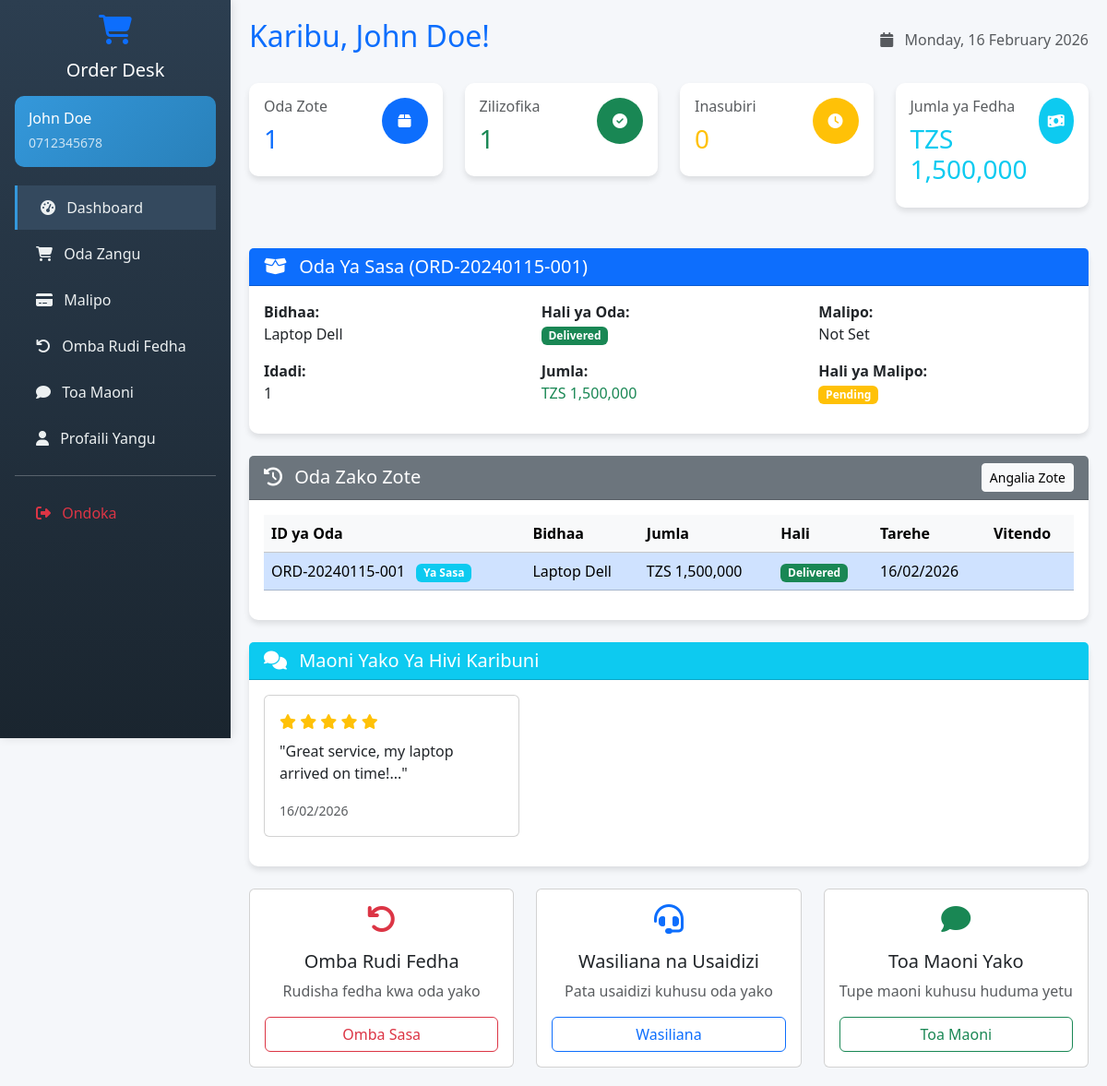
Page /customer_dashboard.php (signed in) on the committed database.
### tables this page shows
CREATE TABLE customers (
    id INT AUTO_INCREMENT PRIMARY KEY,
    name VARCHAR(100) NOT NULL,
    phone VARCHAR(20) UNIQUE NOT NULL,
    email VARCHAR(100),
    address TEXT,
    password VARCHAR(255),
    role ENUM('customer','admin') DEFAULT 'customer',
    date_created TIMESTAMP DEFAULT CURRENT_TIMESTAMP
);

CREATE TABLE orders (
    id INT AUTO_INCREMENT PRIMARY KEY,
    order_id VARCHAR(50) UNIQUE NOT NULL,
    customer_id INT NOT NULL,
    customer_name VARCHAR(100) NOT NULL,
    phone VARCHAR(20) NOT NULL,
    product_name VARCHAR(100) NOT NULL,
    quantity INT DEFAULT 1,
    unit_price DECIMAL(10,2) NOT NULL,
    total_price DECIMAL(10,2) NOT NULL,
    status ENUM('Processing','Shipped','Delivered','Cancelled') DEFAULT 'Processing',
    description TEXT,
    date_created TIMESTAMP DEFAULT CURRENT_TIMESTAMP,
    FOREIGN KEY (customer_id) REFERENCES customers(id) ON DELETE CASCADE
);

CREATE TABLE feedback (
    id INT AUTO_INCREMENT PRIMARY KEY,
    customer_phone VARCHAR(20),
    rating INT DEFAULT 5,
    message TEXT,
    date_created TIMESTAMP DEFAULT CURRENT_TIMESTAMP
);

### customer_dashboard.php (the view, shortened to what this page needs)
<?php
require 'db.php';
$customer_id = $_SESSION['customer_id'];
$order_id = $_SESSION['order_id'] ?? '';
$stmt = $conn->prepare("SELECT * FROM customers WHERE id = ?");
$stmt->execute([$customer_id]);
$customer = $stmt->fetch();
$current_order = null;
if (!empty($order_id)) {
    $order_stmt = $conn->prepare("
        SELECT o.*,
               COALESCE(p.payment_method, 'Not Set') as payment_method,
               COALESCE(p.status, 'Pending') as payment_status
        FROM orders o
        LEFT JOIN payments p ON o.order_id = p.order_id
        WHERE o.order_id = ? AND o.phone = ?
    ");
    $order_stmt->execute([$order_id, $customer['phone']]);
    $current_order = $order_stmt->fetch();
}
$all_orders_stmt = $conn->prepare("
    SELECT * FROM orders
    WHERE phone = ?
    ORDER BY date_created DESC
");
$all_orders_stmt->execute([$customer['phone']]);
$all_orders = $all_orders_stmt->fetchAll();
$feedback_stmt = $conn->prepare("
    SELECT * FROM feedback
    WHERE customer_phone = ?
    ORDER BY date_created DESC
    LIMIT 3
");
$feedback_stmt->execute([$customer['phone']]);
$feedbacks = $feedback_stmt->fetchAll();
$total_orders = count($all_orders);
$delivered_orders = 0;
$pending_orders = 0;
$total_spent = 0;
foreach ($all_orders as $order) {
    if ($order['status'] == 'Delivered') {
        $delivered_orders++;
    }
    $total_spent += $order['total_price'];
}
?>
<!DOCTYPE html>
<html lang="sw">
<head>
    <link href="https://cdn.jsdelivr.net/npm/bootstrap@5.3.3/dist/css/bootstrap.min.css" rel="stylesheet">
    <link href="https://cdnjs.cloudflare.com/ajax/libs/font-awesome/6.4.0/css/all.min.css" rel="stylesheet">
</head>
<body>
    <div class="sidebar">
        <div class="p-3">
            <div class="text-center mb-3">
                <i class="fas fa-shopping-cart fa-2x text-primary mb-2"></i>
                <h5 class="mt-2">Order Desk</h5>
            </div>
            <div class="user-info">
                <h6 class="mb-1"><?php echo htmlspecialchars($customer['name']); ?></h6>
                <small class="opacity-75"><?php echo $customer['phone']; ?></small>
            </div>
            <nav class="mt-3">
                <a href="customer_dashboard.php" class="active">
                    <i class="fas fa-tachometer-alt me-2"></i> Dashboard
                </a>
                <a href="my_orders.php">
                    <i class="fas fa-shopping-cart me-2"></i> Oda Zangu
                </a>
                <a href="my_payments.php">
                    <i class="fas fa-credit-card me-2"></i> Malipo
                </a>
                <a href="request_refund.php">
                    <i class="fas fa-undo me-2"></i> Omba Rudi Fedha
                </a>
                <a href="give_feedback.php">
                    <i class="fas fa-comment me-2"></i> Toa Maoni
                </a>
                <a href="profile.php">
                    <i class="fas fa-user me-2"></i> Profaili Yangu
                </a>
                <hr class="bg-light">
                <a href="customer_logout.php" class="text-danger">
                    <i class="fas fa-sign-out-alt me-2"></i> Ondoka
                </a>
            </nav>
        </div>
    </div>
    <div class="main-content">
        <div class="d-flex justify-content-between align-items-center mb-4">
            <h2 class="text-primary">Karibu, <?php echo htmlspecialchars($customer['name']); ?>!</h2>
            <div class="text-muted">
                <i class="fas fa-calendar me-2"></i>
                <?php echo date('l, j F Y'); ?>
            </div>
        </div>
        <div class="row">
            <div class="col-md-3 col-sm-6">
                <div class="card stat-card border-primary">
                    <div class="card-body">
                        <div class="d-flex justify-content-between">
                            <div>
                                <h6 class="text-muted">Oda Zote</h6>
                                <h3 class="text-primary"><?php echo $total_orders; ?></h3>
                            </div>
                            <div class="icon-circle bg-primary">
                                <i class="fas fa-box text-white"></i>
                            </div>
                        </div>
                    </div>
                </div>
            </div>
            <div class="col-md-3 col-sm-6">
                <div class="card stat-card border-success">
                    <div class="card-body">
                        <div class="d-flex justify-content-between">
                            <div>
                                <h6 class="text-muted">Zilizofika</h6>
                                <h3 class="text-success"><?php echo $delivered_orders; ?></h3>
                            </div>
                            <div class="icon-circle bg-success">
                                <i class="fas fa-check-circle text-white"></i>
                            </div>
                        </div>
                    </div>
                </div>
            </div>
            <div class="col-md-3 col-sm-6">
                <div class="card stat-card border-warning">
                    <div class="card-body">
                        <div class="d-flex justify-content-between">
                            <div>
                                <h6 class="text-muted">Inasubiri</h6>
                                <h3 class="text-warning"><?php echo $pending_orders; ?></h3>
                            </div>
                            <div class="icon-circle bg-warning">
                                <i class="fas fa-clock text-white"></i>
                            </div>
                        </div>
                    </div>
                </div>
            </div>
            <div class="col-md-3 col-sm-6">
                <div class="card stat-card border-info">
                    <div class="card-body">
                        <div class="d-flex justify-content-between">
                            <div>
                                <h6 class="text-muted">Jumla ya Fedha</h6>
                                <h3 class="text-info">TZS <?php echo number_format($total_spent, 0); ?></h3>
                            </div>
                            <div class="icon-circle bg-info">
                                <i class="fas fa-money-bill-wave text-white"></i>
                            </div>
                        </div>
                    </div>
                </div>
            </div>
        </div>
        <?php if ($current_order): ?>
        <div class="card stat-card mt-4">
            <div class="card-header bg-primary text-white">
                <h5 class="mb-0"><i class="fas fa-box-open me-2"></i> Oda Ya Sasa (<?php echo $current_order['order_id']; ?>)</h5>
            </div>
            <div class="card-body">
                <div class="row">
                    <div class="col-md-4">
                        <div class="mb-3">
                            <strong>Bidhaa:</strong><br>
                            <?php echo $current_order['product_name']; ?>
                        </div>
                        <div class="mb-3">
                            <strong>Idadi:</strong><br>
                            <?php echo $current_order['quantity']; ?>
                        </div>
                    </div>
                    <div class="col-md-4">
                        <div class="mb-3">
                            <strong>Hali ya Oda:</strong><br>
                            <span class="badge bg-<?php
                                echo $current_order['status'] == 'Delivered' ? 'success' :
                                       ($current_order['status'] == 'Shipped' ? 'info' : 'warning'); ?>">
                                <?php echo $current_order['status']; ?>
                            </span>
                        </div>
                        <div class="mb-3">
                            <strong>Jumla:</strong><br>
                            <span class="text-success">TZS <?php echo number_format($current_order['total_price'], 0); ?></span>
                        </div>
                    </div>
                    <div class="col-md-4">
                        <div class="mb-3">
                            <strong>Malipo:</strong><br>
                            <?php echo $current_order['payment_method']; ?>
                        </div>
                        <div class="mb-3">
                            <strong>Hali ya Malipo:</strong><br>
                            <span class="badge bg-<?php
                                echo $current_order['payment_status'] == 'Approved' ? 'success' : 'warning'; ?>">
                                <?php echo $current_order['payment_status']; ?>
                            </span>
                        </div>
                    </div>
                </div>
            </div>
        </div>
        <?php endif; ?>
        <div class="card stat-card mt-4">
            <div class="card-header bg-secondary text-white">
                <div class="d-flex justify-content-between align-items-center">
                    <h5 class="mb-0"><i class="fas fa-history me-2"></i> Oda Zako Zote</h5>
                    <a href="my_orders.php" class="btn btn-sm btn-light">Angalia Zote</a>
                </div>
            </div>
            <div class="card-body">
                <?php if (count($all_orders) > 0): ?>
                <div class="table-responsive">
                    <table class="table table-hover">
                        <thead class="table-light">
                            <tr>
                                <th>ID ya Oda</th>
                                <th>Bidhaa</th>
                                <th>Jumla</th>
                                <th>Hali</th>
                                <th>Tarehe</th>
                                <th>Vitendo</th>
                            </tr>
                        </thead>
                        <tbody>
                            <?php foreach ($all_orders as $order): ?>
                            <tr <?php echo ($order['order_id'] == $order_id) ? 'class="table-primary"' : ''; ?>>
                                <td>
                                    <?php echo $order['order_id']; ?>
                                    <?php if ($order['order_id'] == $order_id): ?>
                                    <span class="badge bg-info ms-2">Ya Sasa</span>
                                    <?php endif; ?>
                                </td>
                                <td><?php echo $order['product_name']; ?></td>
                                <td>TZS <?php echo number_format($order['total_price'], 0); ?></td>
                                <td>
                                    <span class="badge bg-<?php
                                        echo $order['status'] == 'Delivered' ? 'success' :
                                               ($order['status'] == 'Shipped' ? 'info' : 'warning'); ?>">
                                        <?php echo $order['status']; ?>
                                    </span>
                                </td>
                                <td><?php echo date('d/m/Y', strtotime($order['date_created'])); ?></td>
                                <td>
                                </td>
                            </tr>
                            <?php endforeach; ?>
                        </tbody>
                    </table>
                </div>
                <?php endif; ?>
            </div>
        </div>
        <?php if (count($feedbacks) > 0): ?>
        <div class="card stat-card mt-4">
            <div class="card-header bg-info text-white">
                <h5 class="mb-0"><i class="fas fa-comments me-2"></i> Maoni Yako Ya Hivi Karibuni</h5>
            </div>
            <div class="card-body">
                <div class="row">
                    <?php foreach ($feedbacks as $feedback): ?>
                    <div class="col-md-4 mb-3">
                        <div class="card h-100">
                            <div class="card-body">
                                <div class="mb-2">
                                    <?php for ($i = 1; $i <= 5; $i++): ?>
                                    <i class="fas fa-star <?php echo $i <= $feedback['rating'] ? 'text-warning' : 'text-muted'; ?>"></i>
                                    <?php endfor; ?>
                                </div>
                                <p class="card-text">"<?php echo substr($feedback['message'], 0, 100); ?>..."</p>
                                <small class="text-muted">
                                    <?php echo date('d/m/Y', strtotime($feedback['date_created'])); ?>
                                </small>
                            </div>
                        </div>
                    </div>
                    <?php endforeach; ?>
                </div>
            </div>
        </div>
        <?php endif; ?>
        <div class="row mt-4">
            <div class="col-md-4">
                <div class="card text-center h-100">
                    <div class="card-body">
                        <div class="mb-3">
                            <i class="fas fa-undo fa-2x text-danger"></i>
                        </div>
                        <h5>Omba Rudi Fedha</h5>
                        <p class="text-muted">Rudisha fedha kwa oda yako</p>
                        <a href="request_refund.php" class="btn btn-outline-danger w-100">Omba Sasa</a>
                    </div>
                </div>
            </div>
            <div class="col-md-4">
                <div class="card text-center h-100">
                    <div class="card-body">
                        <div class="mb-3">
                            <i class="fas fa-headset fa-2x text-primary"></i>
                        </div>
                        <h5>Wasiliana na Usaidizi</h5>
                        <p class="text-muted">Pata usaidizi kuhusu oda yako</p>
                        <a href="contact.php" class="btn btn-outline-primary w-100">Wasiliana</a>
                    </div>
                </div>
            </div>
            <div class="col-md-4">
                <div class="card text-center h-100">
                    <div class="card-body">
                        <div class="mb-3">
                            <i class="fas fa-comment fa-2x text-success"></i>
                        </div>
                        <h5>Toa Maoni Yako</h5>
                        <p class="text-muted">Tupe maoni kuhusu huduma yetu</p>
                        <a href="give_feedback.php" class="btn btn-outline-success w-100">Toa Maoni</a>
                    </div>
                </div>
            </div>
        </div>
    </div>
</body>
</html>

### rows in the picture
customers: name "John Doe", phone "0712345678"
orders: order "ORD-20240115-001", product_name "Laptop Dell", quantity "1", status "Delivered", total_price "1,500,000", shows "Ya Sasa", date_created "16/02/2026"
feedback: rating 5 (drawn), message "Great service, my laptop arrived on time!", date_created "16/02/2026"

### other values in the picture
$total_orders "1"
$delivered_orders "1"
$pending_orders "0"
$total_spent "1,500,000"
$current_order['payment_method'] "Not Set"
$current_order['payment_status'] "Pending"
